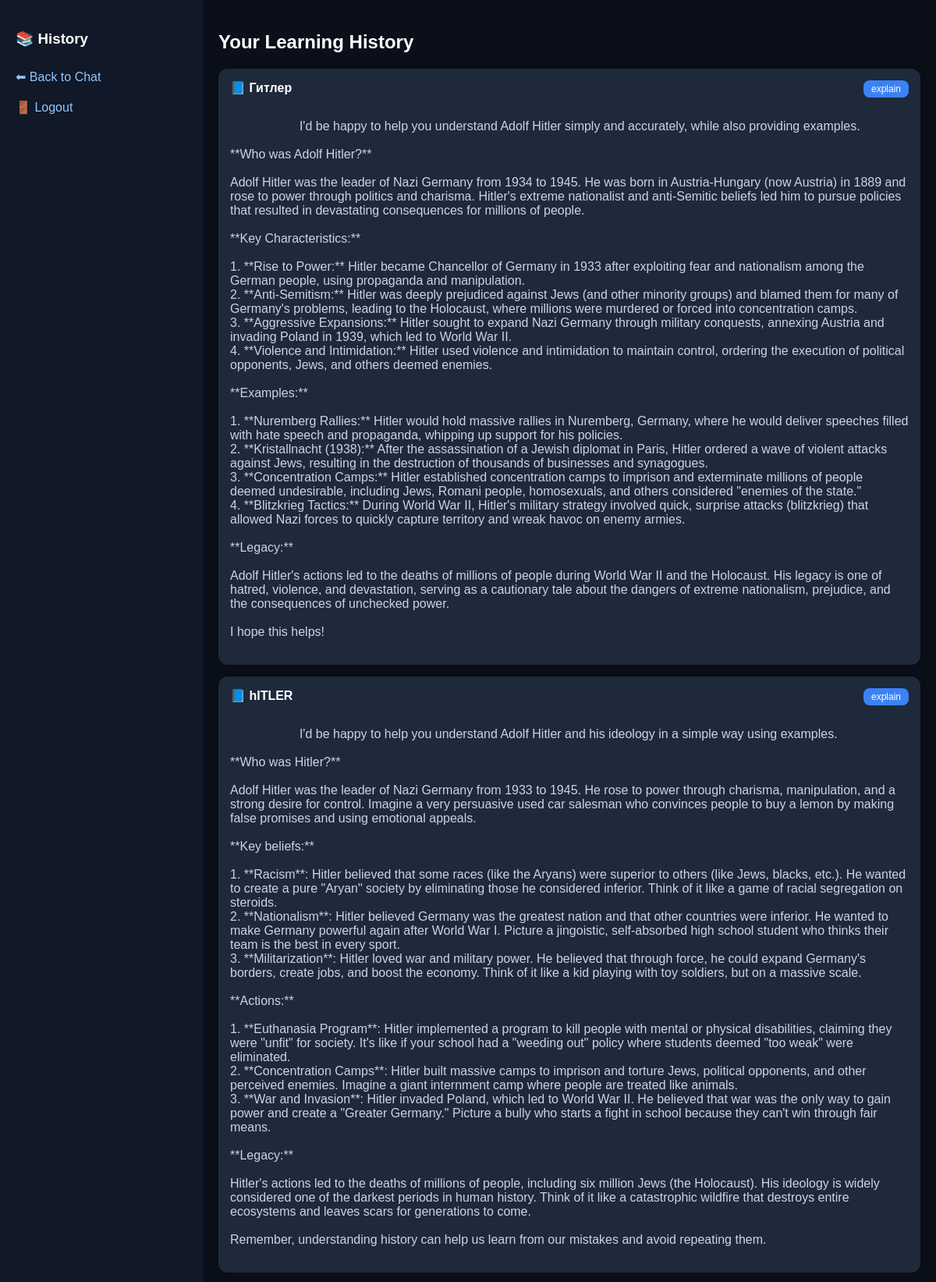
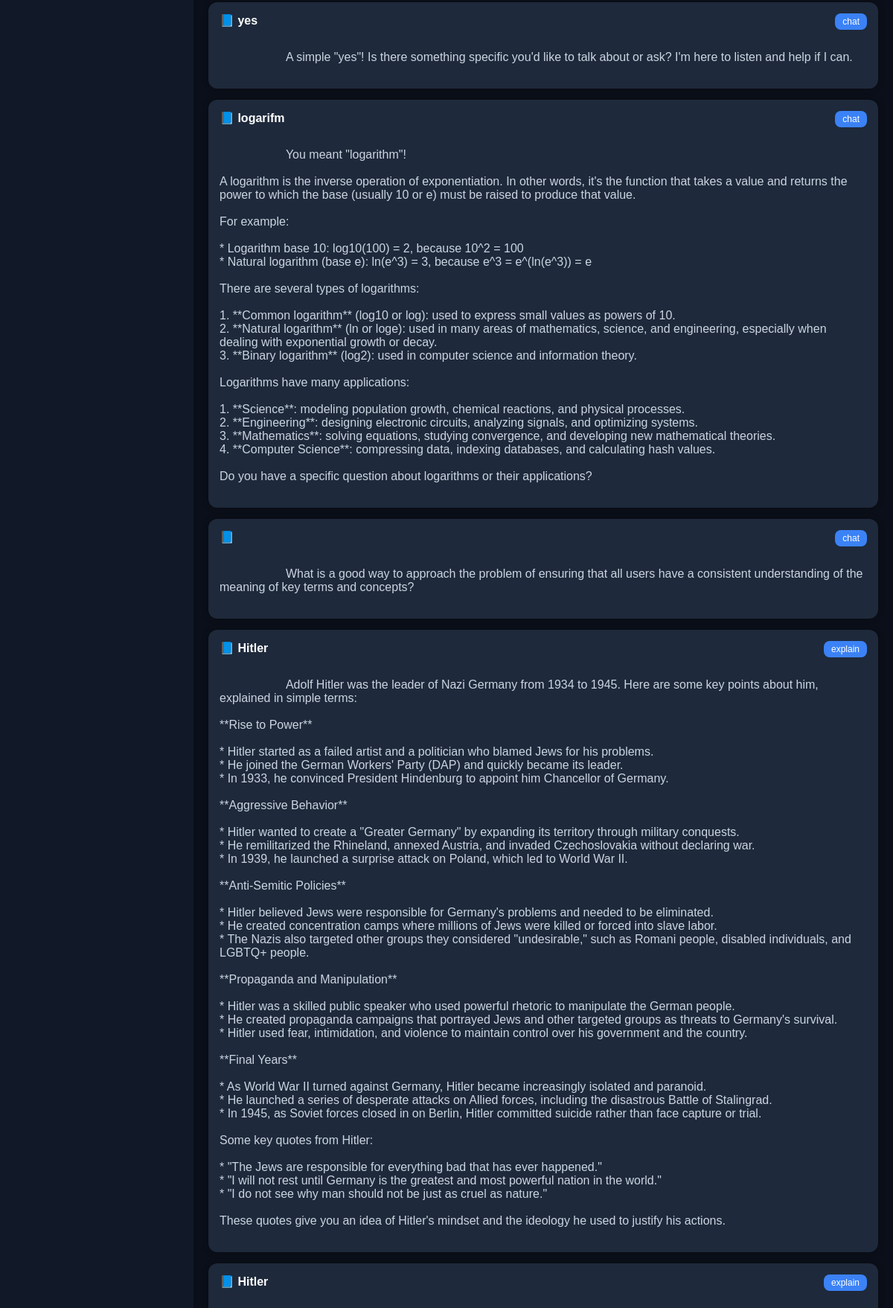
Screenshot of /history (signed in, upper part) with the database file from the repository (2 pictures, top to bottom).
### tables this page shows
CREATE TABLE history (
        id INTEGER PRIMARY KEY AUTOINCREMENT,
        user_id INTEGER,
        topic TEXT,
        mode TEXT,
        response TEXT
    );

### app.py (the view)
@app.route("/history")
def history():
    if "user_id" not in session:
        return redirect("/login")
    conn = sqlite3.connect("database.db")
    c = conn.cursor()
    c.execute("""
        SELECT topic, mode, response
        FROM history
        WHERE user_id=?
        ORDER BY id DESC
    """, (session["user_id"],))
    data = c.fetchall()
    conn.close()
    return render_template("history.html", data=data)

### templates/history.html (shortened to what this page needs)
<!DOCTYPE html>
<html>
<head>
    <link rel="stylesheet" href="/static/style.css">
</head>
<body>
<div class="history-app">
    <div class="sidebar">
        <h3>📚 History</h3>
        <a href="/">⬅ Back to Chat</a>
        <a href="/logout">🚪 Logout</a>
    </div>
    <div class="history-main">
        <h2>Your Learning History</h2>
        <div class="history-list">
            {% for item in data %}
            <div class="history-card">
                <div class="history-header">
                    <span class="topic">📘 {{ item[0] }}</span>
                    <span class="mode">{{ item[1] }}</span>
                </div>
                <div class="history-body">
                    {{ item[2] }}
                </div>
            </div>
            {% endfor %}
        </div>
    </div>
</div>
</body>
</html>

### static/style.css (style rules this page uses)
body { margin: 0; font-family: Arial, sans-serif; background: #0b0f19; color: white; }
.sidebar { width: 220px; background: #111827; padding: 20px; display: flex; flex-direction: column; }
.sidebar a { color: #93c5fd; text-decoration: none; margin: 10px 0; }
.history-app { display: flex; height: 100vh; }
.history-main { flex: 1; padding: 20px; overflow-y: auto; background: #0b0f19; }
.history-main h2 { margin-bottom: 20px; }
.history-list { display: flex; flex-direction: column; gap: 15px; }
.history-card { background: #1e293b; padding: 15px; border-radius: 12px; box-shadow: 0 0 8px rgba(0,0,0,0.3); transition: 0.2s; }
.history-header { display: flex; justify-content: space-between; margin-bottom: 10px; }
.topic { font-weight: bold; }
.mode { background: #3b82f6; padding: 4px 10px; border-radius: 8px; font-size: 12px; }
.history-body { white-space: pre-wrap; color: #cbd5e1; }

### rows the page displays
history: topic "Гитлер", mode "explain", response "I'd be happy to help you understand Adolf Hitler simply and accurately, while also providing examples. **Who was Adolf Hitler?** Adolf Hitler was the leader of Nazi Germany from 1934 to 1945. He was born in Austria-Hungary (now Austria) in 1889 and rose to power through politics and charisma. Hitler's extreme nationalist and anti-Semitic beliefs led him to pursue policies that resulted in devastating consequences for millions of people. **Key Characteristics:** 1. **Rise to Power:** Hitler became Chancellor of Germany in 1933 after exploiting fear and nationalism among the German people, using propaganda and manipulation. 2. **Anti-Semitism:** Hitler was deeply prejudiced against Jews (and…"
history: topic "hITLER", mode "explain", response "I'd be happy to help you understand Adolf Hitler and his ideology in a simple way using examples. **Who was Hitler?** Adolf Hitler was the leader of Nazi Germany from 1933 to 1945. He rose to power through charisma, manipulation, and a strong desire for control. Imagine a very persuasive used car salesman who convinces people to buy a lemon by making false promises and using emotional appeals. **Key beliefs:** 1. **Racism**: Hitler believed that some races (like the Aryans) were superior to others (like Jews, blacks, etc.). He wanted to create a pure \"Aryan\" society by eliminating those he considered inferior. Think of it like a game of racial segregation on steroids. 2. **Nationalism**:…"
history: topic "yes", mode "chat", response "A simple \"yes\"! Is there something specific you'd like to talk about or ask? I'm here to listen and help if I can."
history: topic "logarifm", mode "chat", response "You meant \"logarithm\"! A logarithm is the inverse operation of exponentiation. In other words, it's the function that takes a value and returns the power to which the base (usually 10 or e) must be raised to produce that value. For example: * Logarithm base 10: log10(100) = 2, because 10^2 = 100 * Natural logarithm (base e): ln(e^3) = 3, because e^3 = e^(ln(e^3)) = e There are several types of logarithms: 1. **Common logarithm** (log10 or log): used to express small values as powers of 10. 2. **Natural logarithm** (ln or loge): used in many areas of mathematics, science, and engineering, especially when dealing with exponential growth or decay. 3. **Binary logarithm** (log2): used in…"
history: mode "chat", response "What is a good way to approach the problem of ensuring that all users have a consistent understanding of the meaning of key terms and concepts?"
history: topic "Hitler", mode "explain", response "Adolf Hitler was the leader of Nazi Germany from 1934 to 1945. Here are some key points about him, explained in simple terms: **Rise to Power** * Hitler started as a failed artist and a politician who blamed Jews for his problems. * He joined the German Workers' Party (DAP) and quickly became its leader. * In 1933, he convinced President Hindenburg to appoint him Chancellor of Germany. **Aggressive Behavior** * Hitler wanted to create a \"Greater Germany\" by expanding its territory through military conquests. * He remilitarized the Rhineland, annexed Austria, and invaded Czechoslovakia without declaring war. * In 1939, he launched a surprise attack on Poland, which led to World War II.…"
history: topic "Hitler", mode "explain"
